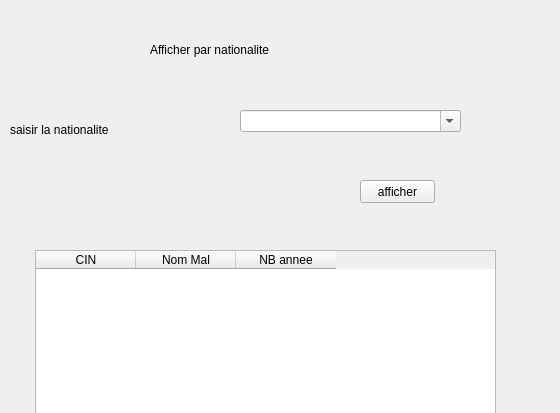
<?xml version="1.0" encoding="UTF-8"?>
<ui version="4.0">
 <class>wnat</class>
 <widget class="QWidget" name="wnat">
  <property name="geometry">
   <rect>
    <x>0</x>
    <y>0</y>
    <width>560</width>
    <height>413</height>
   </rect>
  </property>
  <property name="windowTitle">
   <string>Form</string>
  </property>
  <widget class="QLabel" name="label">
   <property name="geometry">
    <rect>
     <x>150</x>
     <y>40</y>
     <width>431</width>
     <height>20</height>
    </rect>
   </property>
   <property name="text">
    <string>Afficher par nationalite</string>
   </property>
  </widget>
  <widget class="QLabel" name="label_2">
   <property name="geometry">
    <rect>
     <x>10</x>
     <y>120</y>
     <width>151</width>
     <height>20</height>
    </rect>
   </property>
   <property name="text">
    <string>saisir la nationalite</string>
   </property>
  </widget>
  <widget class="QPushButton" name="affiche">
   <property name="geometry">
    <rect>
     <x>360</x>
     <y>180</y>
     <width>75</width>
     <height>23</height>
    </rect>
   </property>
   <property name="text">
    <string>afficher</string>
   </property>
  </widget>
  <widget class="QTableWidget" name="tab">
   <property name="geometry">
    <rect>
     <x>35</x>
     <y>250</y>
     <width>461</width>
     <height>192</height>
    </rect>
   </property>
   <column>
    <property name="text">
     <string>CIN</string>
    </property>
   </column>
   <column>
    <property name="text">
     <string>Nom Mal</string>
    </property>
   </column>
   <column>
    <property name="text">
     <string>NB annee</string>
    </property>
   </column>
  </widget>
  <widget class="QComboBox" name="natComboBox">
   <property name="geometry">
    <rect>
     <x>240</x>
     <y>110</y>
     <width>221</width>
     <height>22</height>
    </rect>
   </property>
   <property name="editable">
    <bool>true</bool>
   </property>
   <property name="insertPolicy">
    <enum>QComboBox::NoInsert</enum>
   </property>
  </widget>
 </widget>
 <resources/>
 <connections/>
</ui>
